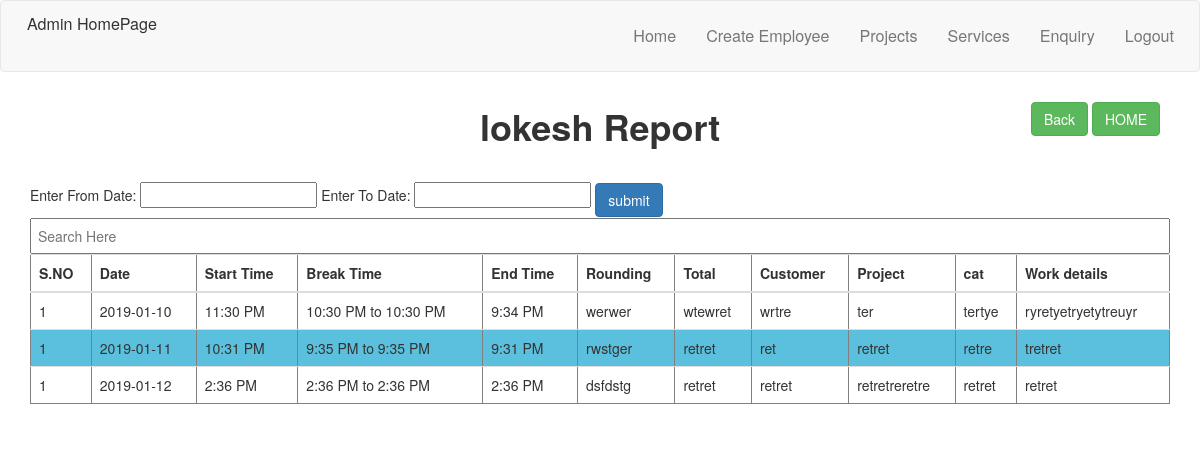
/Welcome/showinfo?id=4, run on the app's committed database.
### tables this page shows
CREATE TABLE `register` (
  `id` int(11) NOT NULL,
  `fname` varchar(225) NOT NULL,
  `sname` varchar(255) NOT NULL,
  `phonenumber` varchar(255) NOT NULL,
  `mname` varchar(255) NOT NULL,
  `mcode` int(11) NOT NULL,
  `role` varchar(255) NOT NULL,
  `pass` varchar(255) NOT NULL,
  `cpass` varchar(255) NOT NULL,
  `mail` varchar(255) NOT NULL
);

CREATE TABLE `report` (
  `reportid` int(11) NOT NULL,
  `empid` int(11) NOT NULL,
  `date` date NOT NULL,
  `strattime` varchar(255) NOT NULL,
  `breaks` varchar(255) NOT NULL,
  `endtime` varchar(255) NOT NULL,
  `rounding` varchar(500) NOT NULL,
  `total` varchar(500) NOT NULL,
  `custome` varchar(500) NOT NULL,
  `project` varchar(500) NOT NULL,
  `cat` varchar(250) NOT NULL,
  `workdetails` varchar(1000) NOT NULL,
  `breake` varchar(255) NOT NULL
);

### application/controllers/Welcome.php (called while the page is built, shortened)
<?php
class Welcome extends CI_Controller {
        public function showinfo()
        {
          $this->load->view('adminheader');
           $this->load->model('Dbmodel');
            $output = $this->Dbmodel->getreport();
            $employeename = $this->Dbmodel->emploee();
              $data['employeename'] = $employeename;
           $data['output'] = $output;
           $this->load->view('showinfo',$data);
        }
}

### index.php (called while the page is built, shortened)
<?php
require_once BASEPATH.'core/CodeIgniter.php';

### application/models/Dbmodel.php (called while the page is built, shortened)
<?php
class Dbmodel  extends CI_Model{
    public function emploee(){
     $query=$this->db->get('register');
     return $query->result();
    }
    public function getreport(){
     $query=$this->db->get('report');
     return $query->result();
    }
}

### application/views/showinfo.php (the view, shortened to what this page needs)
<html>
	<head>
		<link href="https://maxcdn.bootstrapcdn.com/bootstrap/3.3.6/css/bootstrap.min.css" rel="stylesheet" />
<link rel="stylesheet" href="https://maxcdn.bootstrapcdn.com/bootstrap/3.3.7/css/bootstrap.min.css">
    <link href = "https://code.jquery.com/ui/1.10.4/themes/ui-lightness/jquery-ui.css"
         rel = "stylesheet">
	</head>
	<body>
	<div class="container">
			<div class="Back">
<INPUT TYPE="button" style="text-align: center" type="button" class="btn btn-success" VALUE="Back" onClick="history.go(-1);">
				<?php if (!$this->session->userdata('Manager')) {?>
				<button onclick="window.location.href='<?php echo base_url();?>UserControl/createmanagercode'" style="text-align: center;" type="button" class="btn btn-success">HOME</button>
		<?php }  else {?>
			<button onclick="window.location.href='<?php echo base_url();?>UserControl/createmanagercode'" style="text-align: center;" type="button" class="btn btn-success">HOME</button>
		<?php } ?>
			</div>
             <?php $id = intval($_GET['id']);?>
            <?php foreach($employeename as $data){ ?>
    <?php if($data->id == $id ){?>
            <?php $name = $data->fname;?>
    <?php }?>
            <?php }?>
	 <h1 style="text-align: center;"><b><?php echo $name;?> Report</b></h1>
			<br />
	 <form class="form-inline" action="<?php echo base_url();?>Welcome/getreportbydates" method="post">
  <div class="form-group">
      <p>Enter From Date: <input type = "text" name="fromdate" id = "datepicker-13"></p>
  </div>
  <div class="form-group">
      <p>Enter To Date: <input type = "text" name="enddate" id = "datepicker-14"></p>
  </div>
             <div class="form-group">
    <button type="submit" class="btn btn-primary">submit</button>  </div>
</form>
<input type="text"  align="center" border="1px" style="width:100%; line-height: 30px;" id="search" placeholder=" Search Here">
<table id="table" class="table" align="center" border="1px" style="width:100%; line-height: 30px;">
        <tr>
             <th>S.NO</th>
            <th>Date</th>
            <th>Start Time</th>
              <th>Break Time</th>
               <th>End Time</th>
               <th>Rounding </th>
               <th>Total</th>
                <th>Customer</th>
                  <th>Project</th>
                   <th>cat</th>
                    <th>Work details</th>
             </tr>
              <tbody >
<tr>
<?php $num = 1;?>
				<?php foreach($output as $data){ ?>
    <?php if($data->empid == $id ){?>
	<td> <?php echo $num;?> </td>
	<td><?php echo $data->date; ?> </td>
         <td><?php echo $data->strattime; ?> </td>
         <td> <?php echo $data->breaks;?> to <?php echo $data->breaks;?></td>
	<td><?php echo $data->endtime; ?> </td>
	<td><?php echo $data->rounding; ?> </td>
        <td><?php echo $data->total; ?> </td>
         <td><?php echo $data->custome; ?> </td>
          <td><?php echo $data->project; ?> </td>
           <td><?php echo $data->cat; ?> </td>
            <td><?php echo $data->workdetails; ?> </td>
                                        <tr/>
					<?php } ?>
                                        <?php } ?>
				</tbody>
</table>
</div>
	</body>
</html>

### application/views/adminheader.php (style rules this page uses)
html, body { font-family: 'Lato', serif; }

### application/views/showinfo.php (style rules this page uses)
h1 { margin-top: -40px; margin-bottom: 10px; }
.Back { right: 3px; padding : 10px; text-align: right; display: inline-block; width: 100%; margin-right: -50%; }
tr:nth-child(even) { background-color: #5bc0de; }

### data on the page
register: fname "lokesh"
report: date "2019-01-10", strattime "11:30 PM", breaks "10:30 PM", endtime "9:34 PM", rounding "werwer", total "wtewret", custome "wrtre", project "ter", cat "tertye", workdetails "ryretyetryetytreuyr"
report: date "2019-01-11", strattime "10:31 PM", breaks "9:35 PM", endtime "9:31 PM", rounding "rwstger", total "retret", custome "ret", project "retret", cat "retre", workdetails "tretret"
report: date "2019-01-12", strattime "2:36 PM", breaks "2:36 PM", endtime "2:36 PM", rounding "dsfdstg", total "retret", custome "retret", project "retretreretre", cat "retret", workdetails "retret"
